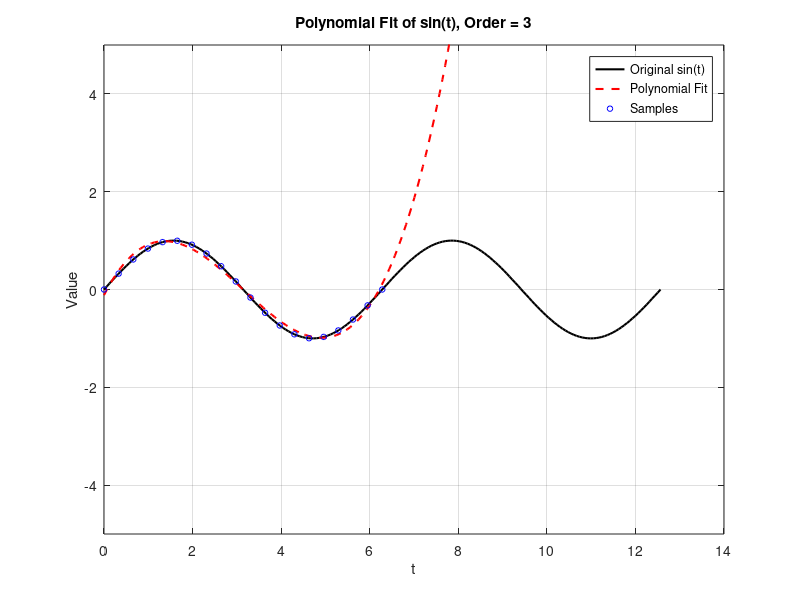
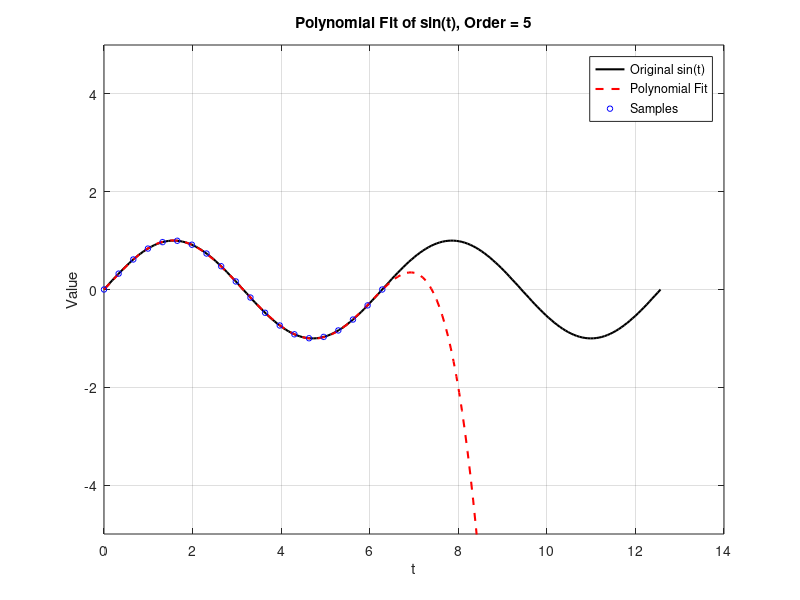
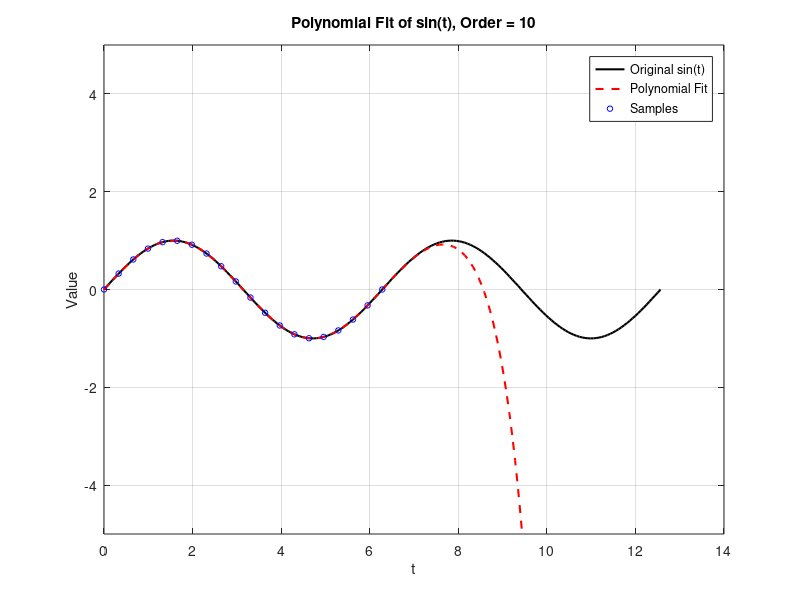
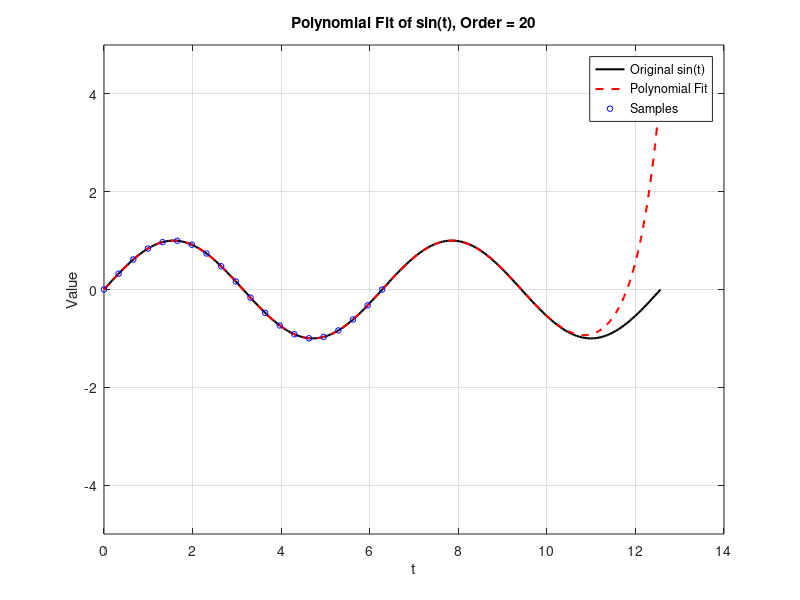

MATLAB code to generate these figures, in order:
clc; clear all; close all;

% Reconstructing a sinusoidal sample using polynomial fitting
% and observing behavior inside and outside the interval

% Original interval
t_min = 0;
t_max = 2*pi;

% Discretization
N = 20; % Number of sample points
t_discrete = linspace(t_min, t_max, N);
f_discrete = sin(t_discrete);

% Extended interval for evaluation
t_extended = linspace(0, 4*pi, 200);

% Polynomial orders to test
orders = [3, 5, 10, 20];

for i = 1:length(orders)
    n = orders(i);
    
    % Polynomial fitting
    p = polyfit(t_discrete, f_discrete, n);
    f_fit = polyval(p, t_extended);
    
    % Plot for each order
    figure
    plot(t_extended, sin(t_extended), 'k-', 'LineWidth', 1.5) % Original sine
    hold on
    plot(t_extended, f_fit, 'r--', 'LineWidth', 1.5)          % Polynomial fit
    plot(t_discrete, f_discrete, 'bo', 'MarkerSize', 4)       % Sample points
    title(['Polynomial Fit of sin(t), Order = ', num2str(n)])
    xlabel('t')
    ylabel('Value')
    legend('Original sin(t)', 'Polynomial Fit', 'Samples')
    grid on
    ylim([-5 5])
end